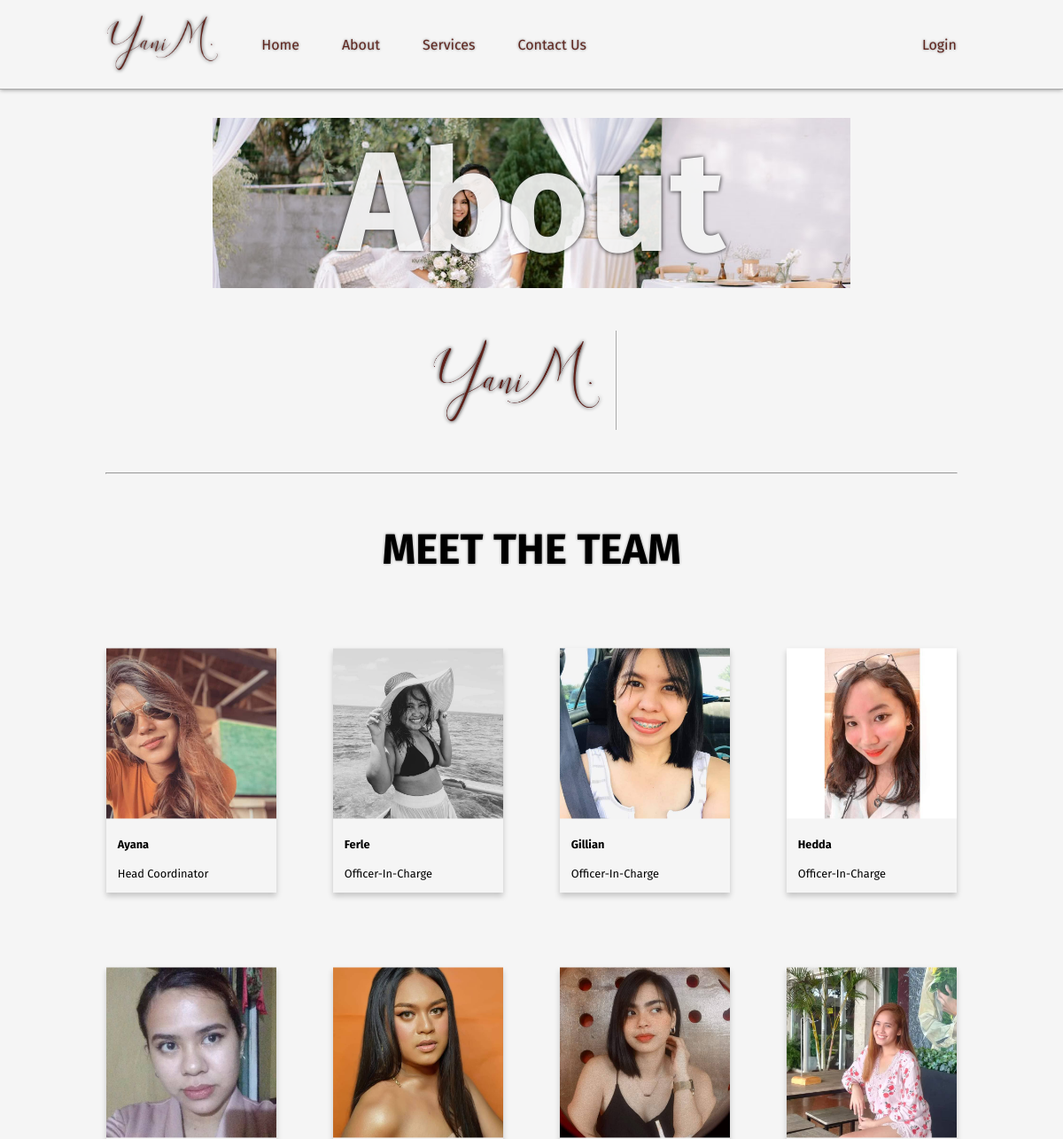
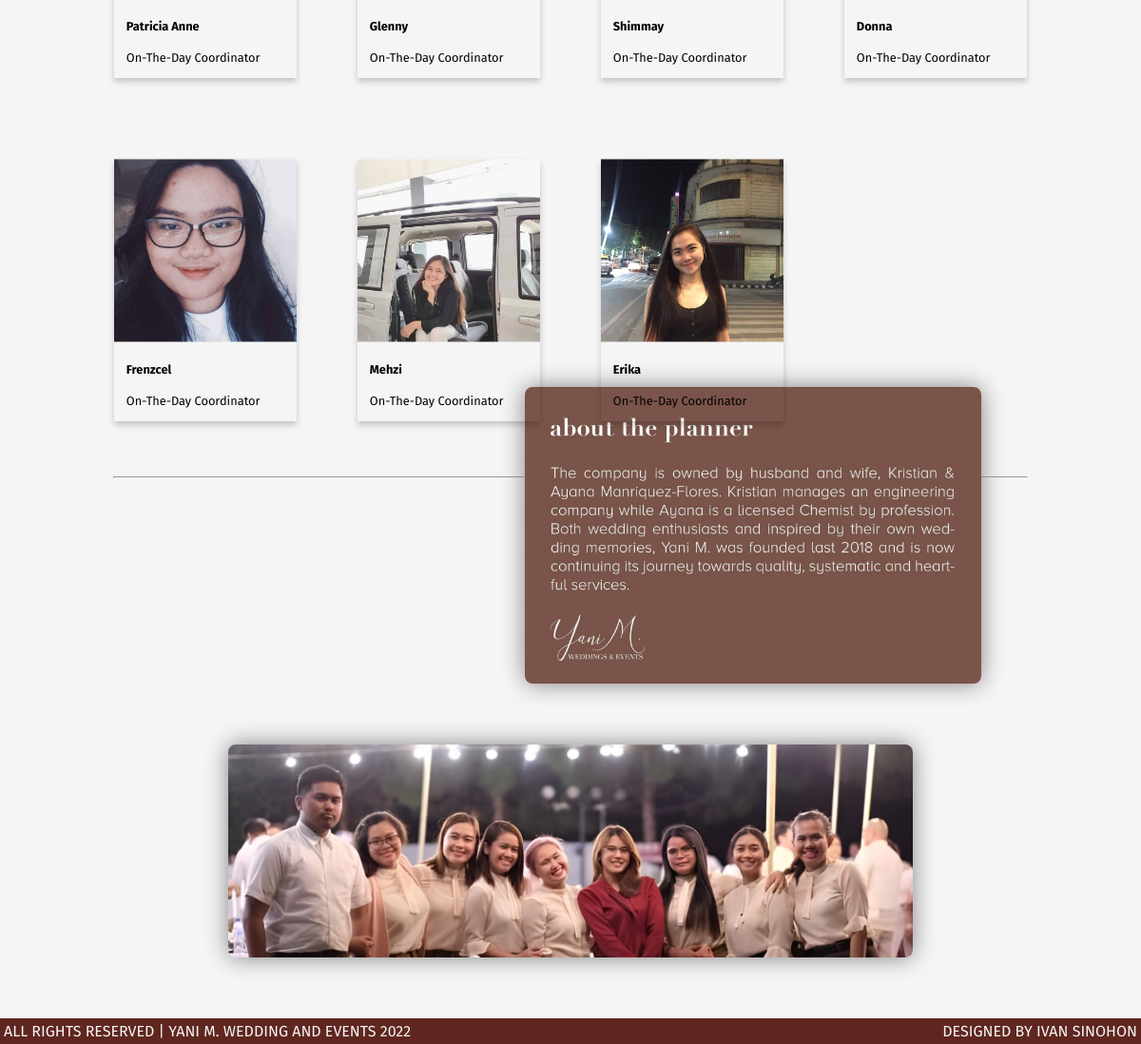
The page /about.php on the database as committed earlier (2 pictures, top to bottom).
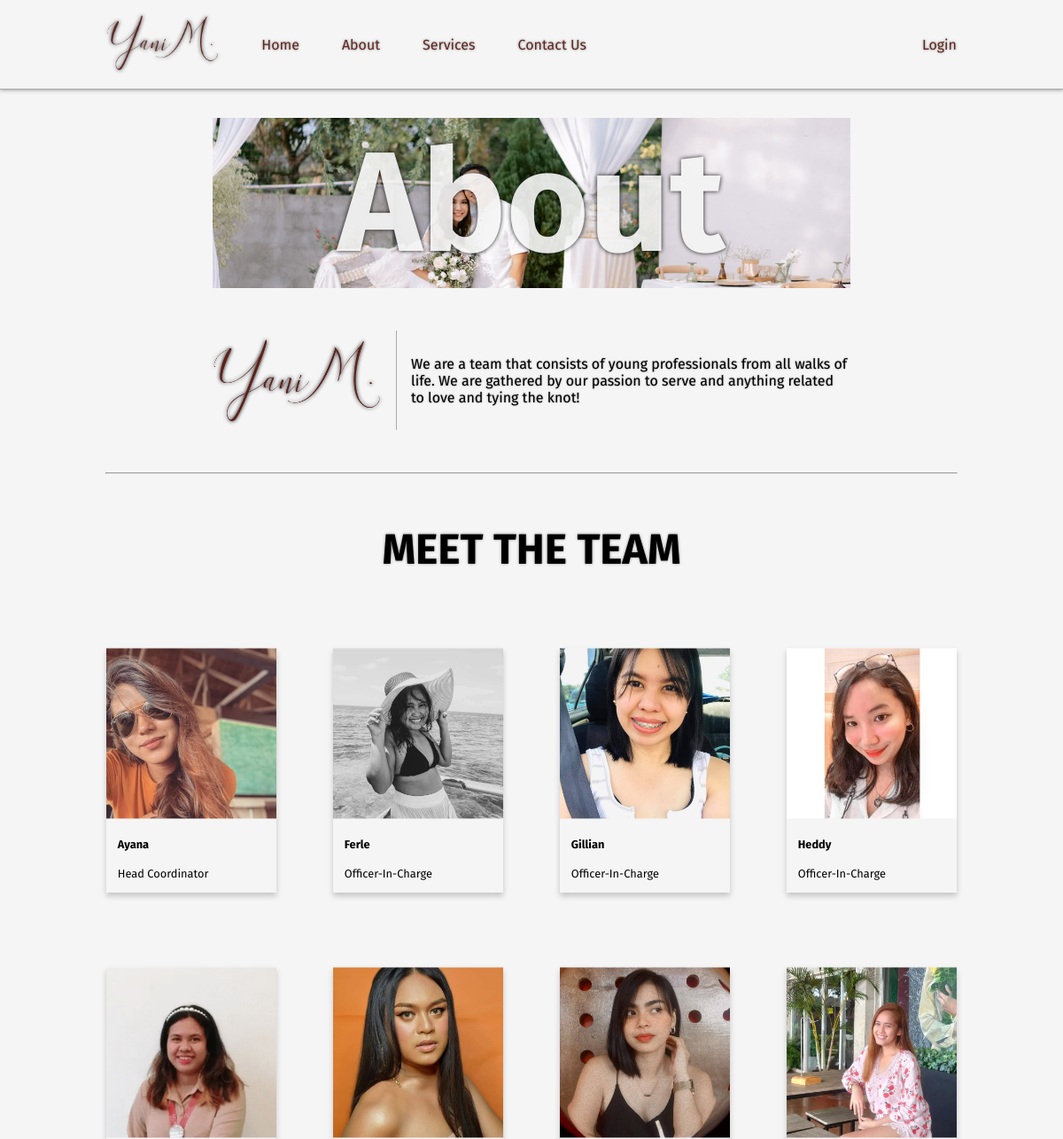
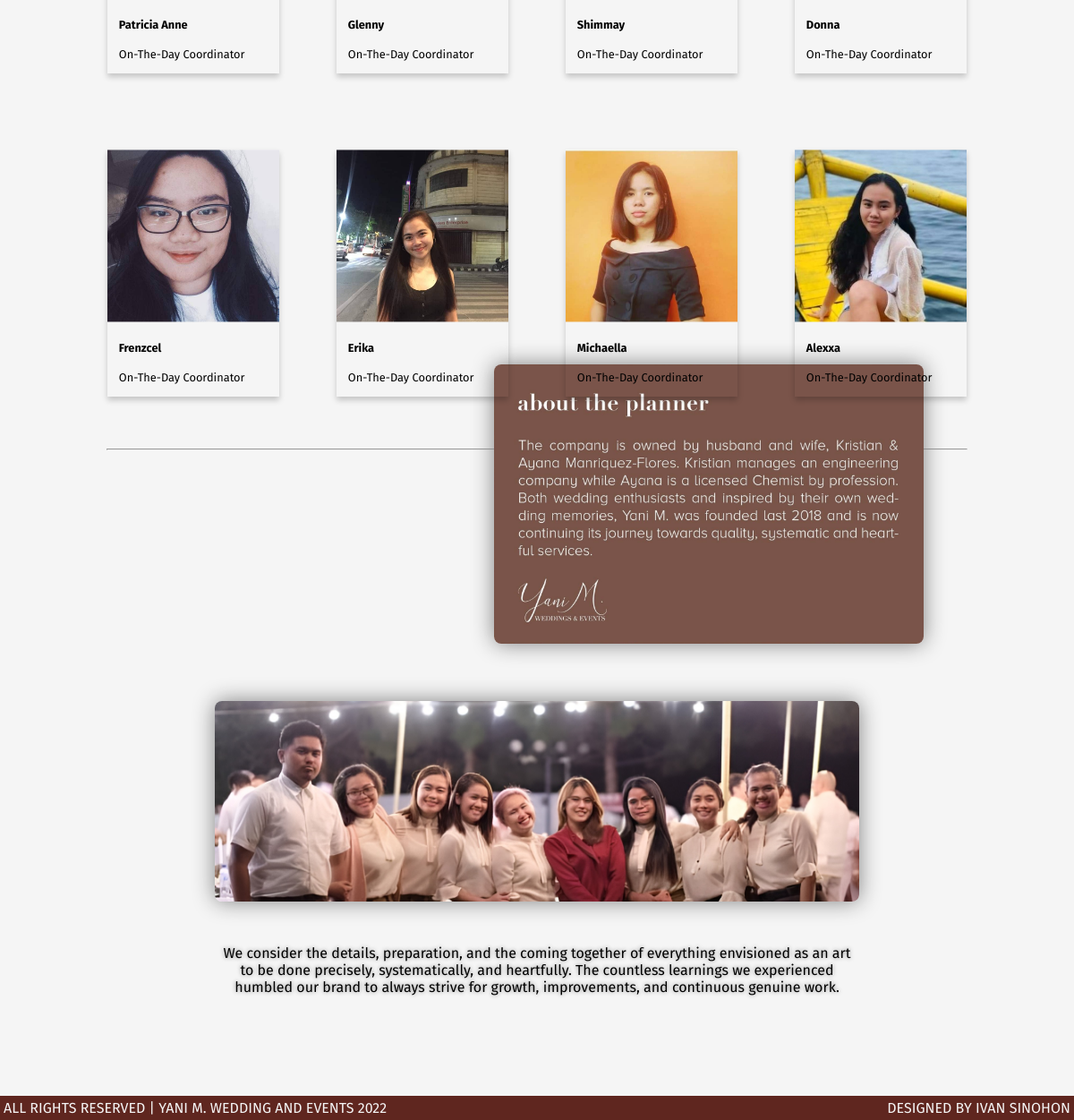
The same page on the database as committed later (2 pictures, top to bottom).
### tables this page shows
CREATE TABLE `staff` (
  `staff_id` int(11) NOT NULL,
  `staff_img` varchar(255) DEFAULT NULL,
  `staff_fn` varchar(50) NOT NULL,
  `staff_mn` varchar(50) DEFAULT NULL,
  `staff_ln` varchar(50) NOT NULL,
  `staff_email` varchar(100) NOT NULL,
  `staff_contno` varchar(11) NOT NULL,
  `staff_add` varchar(100) NOT NULL,
  `staff_pos` varchar(50) NOT NULL,
  `staff_status` int(1) NOT NULL
);

CREATE TABLE `text` (
  `text_id` int(11) NOT NULL,
  `text_home` varchar(1000) NOT NULL,
  `text_about` varchar(1000) NOT NULL,
  `text_team` varchar(1000) NOT NULL,
  `text_service` varchar(1000) NOT NULL
);

### about.php (the view, shortened to what this page needs)
<?php
include 'includes/head.php';
?>
<head>
    <link rel="stylesheet" href="styles/about.css">
</head>
<body>
    <?php
    include 'includes/header.php';
    ?>
    <section id="about-intro">
        <img src="images/about-intro.jpg" alt="">
        <h1>About</h1>
    </section>
    <section id="about-info">
        <img src="images/yani-transparent.png" alt="">
        <?php
        $sql = "SELECT * FROM text";
        $result = $conn->query($sql);
        if ($result->num_rows > 0) {
            while ($row = $result->fetch_assoc()) { ?>
                <p><?php echo $row['text_about']; ?></p>
        <?php };
        } ?>
    </section>
    <hr>
    <section id="meet-the-team">
        <h1>Meet the Team</h1>
        <div id="coordinator-cards">
            <?php
            $sql = "SELECT * FROM staff WHERE staff_status=1 ORDER by staff_id ASC";
            $result = $conn->query($sql);
            if ($result->num_rows > 0) {
                while ($row = $result->fetch_assoc()) { ?>
                    <div class="card">
                        <?php if ($row['staff_img'] == NULL) { ?>
                            <img src="images/staff/default.jpg">
                        <?php } else { ?>
                            <img src="images/staff/<?php echo $row['staff_img']; ?>">
                        <?php } ?>
                        <div class="container">
                            <h4><b><?php echo $row['staff_fn']; ?></b></h4>
                            <p><?php echo $row['staff_pos']; ?></p>
                        </div>
                    </div>
            <?php }
            } ?>
        </div>
    </section>
    <section id="about-the-planner">
        <img id="info" src="images/about-the-planner/about-the-planner.png" alt="">
    </section>
    <section id="team-info">
        <img src="images/team-members/full-team.jpg" alt="">
        <?php
        $sql = "SELECT * FROM text";
        $result = $conn->query($sql);
        if ($result->num_rows > 0) {
            while ($row = $result->fetch_assoc()) { ?>
                <p><?php echo $row['text_team']; ?></p>
        <?php };
        } ?>
    </section>
    <?php
    include 'includes/footer.php';
    ?>
</body>
</html>

### includes/head.php (shortened to what this page needs)
<!DOCTYPE html>
<html lang="en">
<head>
    <link rel="stylesheet" href="styles/shared.css">
</head>

### includes/header.php (shortened to what this page needs)
<?php
require 'db/database.php';
?>
<header>
    <nav>
        <ul>
            <li><a href="index.php"><img src="images/yani-transparent.png" alt=""></a></li>
            <li><a href="index.php">Home</a></li>
            <li><a href="about.php">About</a></li>
            <li><a href="service.php">Services</a></li>
            <?php if (isset($_SESSION['loggedIn']) == true && ($_SESSION['role']) == "client") { ?>
                <li><a href="my_profile.php">My Profile</a></li>
                <li><a href="my_bookings.php">My Booking</a></li>
                <li><a href="my_inbox.php">My Inbox</a></li>
            <?php } else { ?>
                <li><a href="contact.php">Contact Us</a></li>
            <?php } ?>
        </ul>
        <ul id="right-nav">
            <?php if (isset($_SESSION['loggedIn']) == true && ($_SESSION['role']) == "client") { ?>
                <li>Hello, <?php echo $_SESSION['first_name'] ?>! </li>
                <li>
                    <form id="logoutform" action="util/client_logout.php" method="POST">
                        <a id="logout-link" onclick="myFunction()">Logout</a>
                    </form>
                </li>
                <li id="nav-client-icon"><?php
                                            $id = $_SESSION['id'];
                                            $sql = "SELECT * FROM client WHERE clnt_id = $id";
                                            $result = $conn->query($sql);
                                            if ($row = $result->fetch_assoc()) {
                                                if ($row['clnt_img'] == NULL) { ?>
                            <img src="images/client/default.jpg">
                        <?php } else { ?>
                            <img src="images/client/<?php echo $row['clnt_img']; ?>">
                    <?php }
                                            } ?>
                </li>
            <?php } else { ?>
                <li><a href="login.php">Login</a></li>
            <?php } ?>
        </ul>
    </nav>
</header>

### includes/footer.php
<footer>
    <span>All rights reserved | Yani M. Wedding and Events 2022</span>
    <span>Designed by Ivan Sinohon</span>
</footer>

### styles/shared.css (style rules this page uses)
body { font-family: "Fira Sans", sans-serif; margin: 0; background-color: whitesmoke; }
ul { list-style: none; }
a { text-decoration: none; color: black; }
hr { width: 80vw; }
nav { background-color: whitesmoke; display: flex; justify-content: space-between; border-bottom: solid 1px darkgrey; text-shadow: 0 0 3px gray; box-shadow: 0 0 5px gray; }
nav img { height: 4rem; filter: drop-shadow(0px 0px 2px black); }
nav ul { display: flex; padding: 0 6rem; align-items: center; animation: fadeIn 1.5s; }
nav a { color: rgb(95, 38, 31); }
nav li { padding: 0 1.5rem; transition: 0.2s linear; }
footer { display: flex; justify-content: space-between; padding: 0.25rem; background-color: rgb(95, 38, 31); margin-top: 4rem; }
footer span { color: whitesmoke; text-transform: uppercase; }

### styles/about.css (style rules this page uses)
#about-intro { display: flex; flex-direction: column; align-items: center; justify-content: center; margin: 2rem 0; }
#about-intro img { width: 60vw; height: 12rem; object-fit: cover; }
#about-intro h1 { position: absolute; font-size: 10rem; color: whitesmoke; text-shadow: 0 0 5px black; opacity: 0.9; }
#about-info { display: flex; width: 60vw; align-items: center; justify-content: center; margin: 3rem auto; }
#about-info img { height: 6rem; filter: drop-shadow(0px 0px 2px black); }
#about-info p { text-shadow: 0 0 2px gray; }
#meet-the-team { display: flex; flex-direction: column; width: 80vw; align-items: center; justify-content: center; margin: 1rem auto; }
#meet-the-team h1 { text-align: center; font-size: 3rem; text-transform: uppercase; text-shadow: 0 0 3px gray; }
.card { box-shadow: 0 4px 8px 0 rgba(0, 0, 0, 0.2); transition: 0.3s; margin: 0.5rem; }
.container { padding: 2px 16px; }
#coordinator-cards { display: grid; grid-template-columns: 1fr 1fr 1fr 1fr; justify-content: center; align-items: center; }
#coordinator-cards img { width: 15rem; height: 15rem; object-fit: cover; }
#coordinator-cards .card { transform: scale(0.8); }
#about-the-planner { display: flex; flex-direction: column; justify-content: center; align-items: center; margin: 4rem 0; }
#about-the-planner img { box-shadow: 0 0 25px gray; border-radius: 0.5rem; }
#info { margin-right: -24rem; margin-top: -10rem; width: 40vw; }
#team-info { display: flex; flex-direction: column; justify-content: center; align-items: center; margin: 2rem; }
#team-info img { width: 60vw; height: 14rem; object-fit: cover; box-shadow: 0 0 25px gray; border-radius: 0.5rem; }
#team-info p { width: 45rem; text-align: center; text-shadow: 0 0 5px gray; padding: 2rem; }

Rows that differ between the two databases and show on the page:
no longer on this page (row edited): staff: staff_img (picture), staff_fn "Mehzi", staff_pos "On-The-Day Coordinator"
added text: text_about "We are a team that consists of young professionals from all walks of life. We are gathered by our passion to serve and anything related to love and tying the knot!", text_team "We consider the details, preparation, and the coming together of everything envisioned as an art to be done precisely, systematically, and heartfully. The countless learnings we experienced humbled our brand to always strive for growth, improvements, and continuous genuine work."
changed staff: staff_fn "Hedda" → "Heddy"
changed staff "Patricia Anne": staff_img: a different picture
added staff: staff_img (picture), staff_fn "Michaella", staff_pos "On-The-Day Coordinator"
added staff: staff_img (picture), staff_fn "Alexxa", staff_pos "On-The-Day Coordinator"
